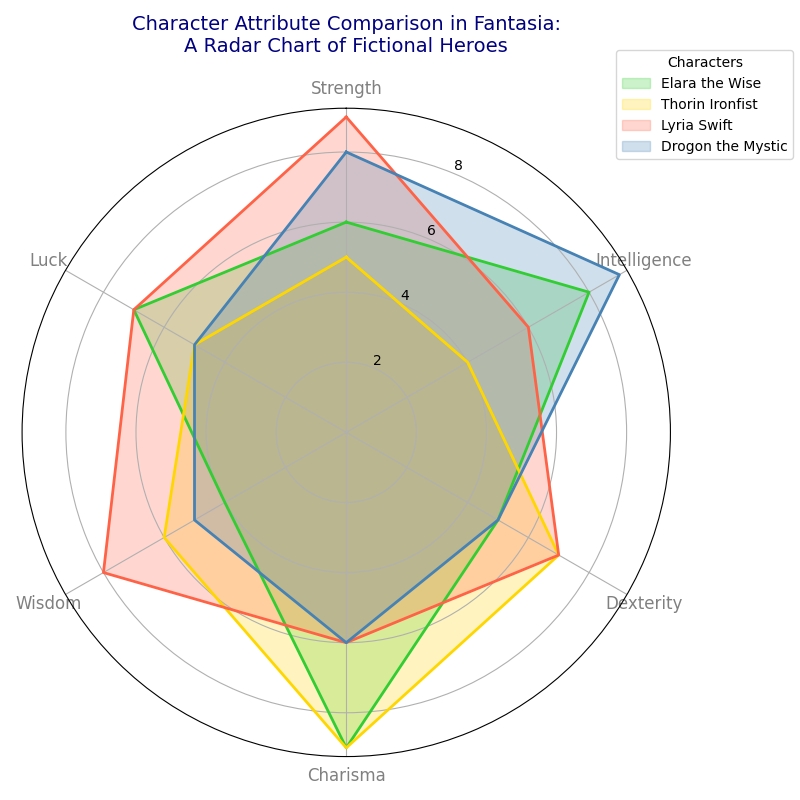

Here is the Python script that generated this plot:
import matplotlib.pyplot as plt
import numpy as np

characters = ['Elara the Wise', 'Thorin Ironfist', 'Lyria Swift', 'Drogon the Mystic']
categories = ['Strength', 'Intelligence', 'Dexterity', 'Charisma', 'Wisdom', 'Luck']
num_categories = len(categories)

elara_attributes = [6, 8, 5, 9, 4, 7]
thorin_attributes = [5, 4, 7, 9, 6, 5]
lyria_attributes = [9, 6, 7, 6, 8, 7]
drogon_attributes = [8, 9, 5, 6, 5, 5]

data = [elara_attributes, thorin_attributes, lyria_attributes, drogon_attributes]
data_with_closure = [d + [d[0]] for d in data]

angles = np.linspace(0, 2 * np.pi, num_categories, endpoint=False).tolist()
angles += angles[:1]

fig, ax = plt.subplots(figsize=(8, 8), subplot_kw=dict(polar=True))
ax.set_theta_offset(np.pi / 2)
ax.set_theta_direction(-1)

# Shuffled the colors manually
colors = ['#32CD32', '#FFD700', '#FF6347', '#4682B4']
for i, attribute_values in enumerate(data_with_closure):
    ax.fill(angles, attribute_values, color=colors[i], alpha=0.25, label=characters[i])
    ax.plot(angles, attribute_values, color=colors[i], linewidth=2)

plt.xticks(angles[:-1], categories, color='grey', size=12)
plt.title('Character Attribute Comparison in Fantasia:\nA Radar Chart of Fictional Heroes', size=14, color='navy', pad=20)
plt.legend(loc='upper right', bbox_to_anchor=(1.2, 1.1), fontsize=10, title='Characters')

plt.tight_layout()
plt.show()
